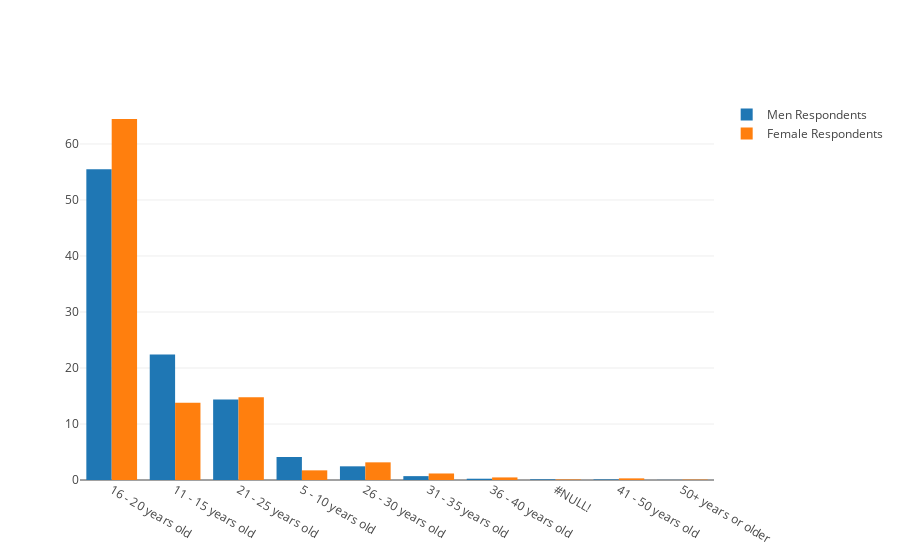

The notebook cell saved with this chart:
### Code cell
trace1 = go.Bar(
    x = df_men['q1AgeBeginCoding'].value_counts().index.tolist(),
    y = np.multiply(np.divide(
        df_men['q1AgeBeginCoding'].value_counts().tolist(),
        np.sum(df_men['q1AgeBeginCoding'].value_counts().tolist())
    ).tolist(),100).tolist(),
    name='Men Respondents'
)
trace2 = go.Bar(
    x = df_women['q1AgeBeginCoding'].value_counts().index.tolist(),
    y = np.multiply(np.divide(
        df_women['q1AgeBeginCoding'].value_counts().tolist(),
        np.sum(df_women['q1AgeBeginCoding'].value_counts().tolist())
    ).tolist(),100).tolist(),
    name='Female Respondents'
)

data = [trace1, trace2]
layout = go.Layout(
    barmode='group'
)

fig = go.Figure(data=data, layout=layout)
py.iplot(fig, filename='grouped-bar')

### Figure 1 — Plotly figure (JSON) as saved in the notebook; plotly's stock layout.template omitted (floating-point values rounded to 4 significant figures)
{"data": [{"name": "Men Respondents", "type": "bar", "x": ["16 - 20 years old", "11 - 15 years old", "21 - 25 years old", "5 - 10 years old", "26 - 30 years old", "31 - 35 years old", "36 - 40 years old", "#NULL!", "41 - 50 years old", "50+ years or older"], "y": [55.49, 22.39, 14.39, 4.111, 2.442, 0.6915, 0.2289, 0.124, 0.1049, 0.02385]}, {"name": "Female Respondents", "type": "bar", "x": ["16 - 20 years old", "21 - 25 years old", "11 - 15 years old", "26 - 30 years old", "5 - 10 years old", "31 - 35 years old", "36 - 40 years old", "41 - 50 years old", "#NULL!", "50+ years or older"], "y": [64.46, 14.77, 13.8, 3.154, 1.722, 1.164, 0.4609, 0.2911, 0.09704, 0.07278]}], "layout": {"barmode": "group"}}
